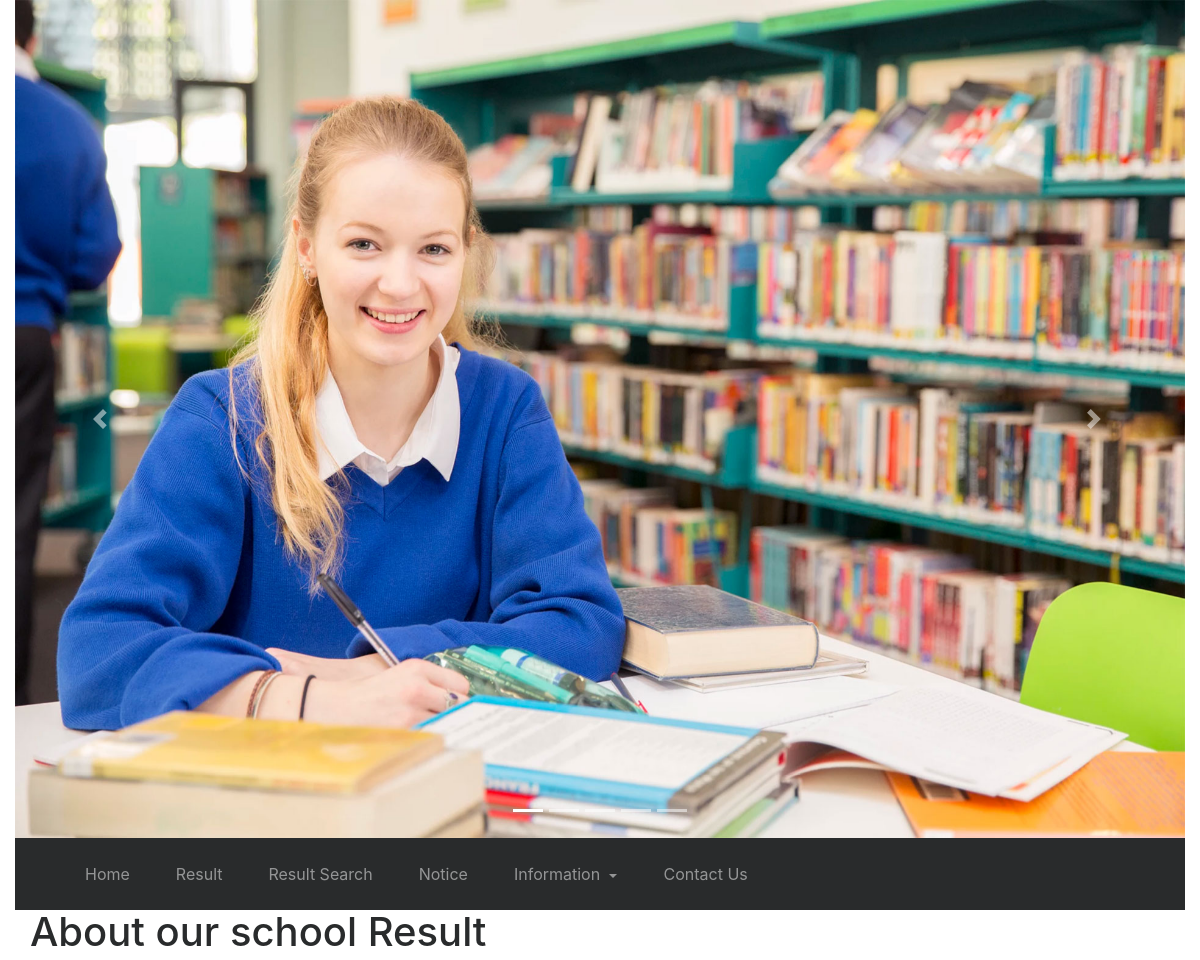
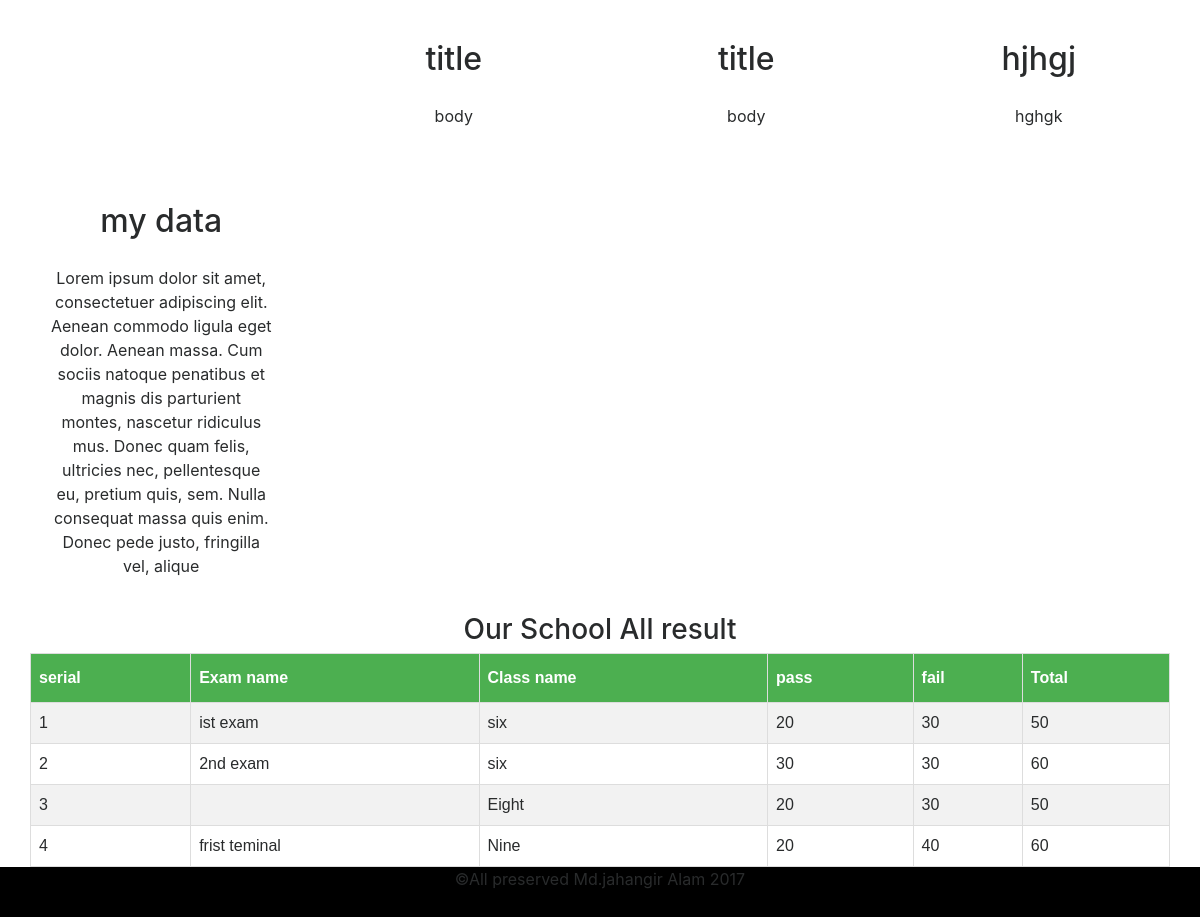
Page /dresult.php on the committed database (2 pictures, top to bottom).
### tables this page shows
CREATE TABLE `content` (
  `id` int(11) NOT NULL,
  `title` varchar(100) NOT NULL,
  `body` text NOT NULL,
  `category` varchar(50) NOT NULL,
  `file` varchar(30) NOT NULL
);

CREATE TABLE `result` (
  `Serial` int(11) NOT NULL,
  `Exam` varchar(30) NOT NULL,
  `Class` varchar(25) NOT NULL,
  `pass` varchar(30) NOT NULL,
  `fail` varchar(30) NOT NULL,
  `total` varchar(30) NOT NULL
);

### dresult.php (the view, shortened to what this page needs)
<?php
include('inc/header.php');
?>
<section>
<div class="container">
<h1>About our school Result</h1>
    <div class="row text-center">
	  <?php
	  $mysqli=new mysqli('localhost','root','','school');
	  $query="SELECT * FROM content";
	  $result=$mysqli->query($query);
	  while(list($id,$title,$body,$category,$file)=$result->fetch_row()){
	   echo " <div class='col-md-3 all_hover'>
	   <h2>$title</h2>
	    <p>$body </p>
       </div>";
	     }
	    ?>
     </div>
</div>
</section>
<div class="container">
<div class="row">
<div class="col-md-12">
<?php
$mysqli=new mysqli('localhost','root','','school');
	$query="SELECT * FROM result ";
	$result1=$mysqli->query($query);
echo"<table id='customers' align='center'>
<div class='text-center'>
<h3>Our School All result<h3>
</div>
<tr>
<th>serial</th>
<th> Exam name</th>
<th>Class name</th>
<th>pass</th>
<th>fail</th>
<th>Total</th>
</tr>";
	while(list($serial,$Exam,$Class,$pass,$fail,$total)=$result1->fetch_row()){
		echo"<tr>
		<td>$serial</td>
		<td>$Exam</td>
		<td>$Class</td>
		<td>$pass</td>
		<td>$fail</td>
		<td>$total</td>";
	}
	echo"</table>";
?>
</div>
</div>
</div>
<?php
include('inc/footer.php');
?>
</body>
</html>

### style.css (style rules this page uses)
.container { width:1170px; max-width:100%; }
.text-center h2 { margin-top: 39px; }
th { text-align: left; background: #1B8732; }
.text-center p { padding:10px; }
#customers { font-family: "Trebuchet MS", Arial, Helvetica, sans-serif; border-collapse: collapse; width: 100%; }
#customers td, #customers th { border: 1px solid #ddd; padding: 8px; }
#customers tr:nth-child(even) { background-color: #f2f2f2; }
#customers th { padding-top: 12px; padding-bottom: 12px; text-align: left; background-color: #4CAF50; color: white; }
.all_hover p { padding:20px; }

### rows in the picture
content: title "title", body "body"
content: title "title", body "body"
content: title "hjhgj", body "hghgk"
content: title "my data", body "Lorem ipsum dolor sit amet, consectetuer adipiscing elit. Aenean commodo ligula eget dolor. Aenean massa. Cum sociis natoque penatibus et magnis dis parturient montes, nascetur ridiculus mus. Donec quam felis, ultricies nec, pellentesque eu, pretium quis, sem. Nulla consequat massa quis enim. Donec pede justo, fringilla vel, alique"
result: Serial "1", Exam "ist exam", Class "six", pass "20", fail "30", total "50"
result: Serial "2", Exam "2nd exam", Class "six", pass "30", fail "30", total "60"
result: Serial "3", Class "Eight", pass "20", fail "30", total "50"
result: Serial "4", Exam "frist teminal", Class "Nine", pass "20", fail "40", total "60"
